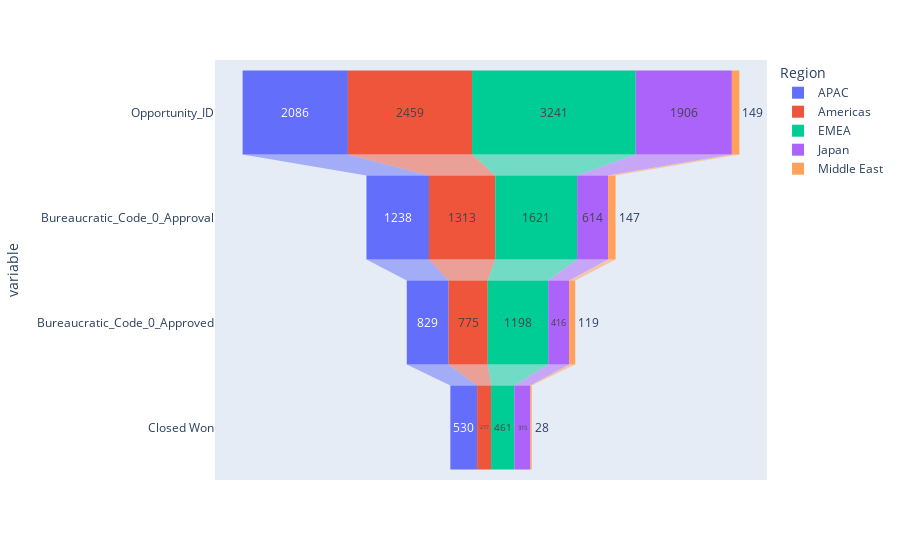

The notebook cell this image was saved under:
### Code cell
px.funnel(df_bin_b, x='value', y='variable', color='Region')

### Figure 1 — Plotly figure (JSON) as saved in the notebook; plotly's stock layout.template omitted (floating-point values rounded to 4 significant figures)
{"data": [{"hovertemplate": "Region=APAC<br>value=%{x}<br>variable=%{y}<extra></extra>", "legendgroup": "APAC", "marker": {"color": "#636efa"}, "name": "APAC", "orientation": "h", "showlegend": true, "type": "funnel", "x": [2086, 1238, 829, 530], "xaxis": "x", "y": ["Opportunity_ID", "Bureaucratic_Code_0_Approval", "Bureaucratic_Code_0_Approved", "Closed Won"], "yaxis": "y"}, {"hovertemplate": "Region=Americas<br>value=%{x}<br>variable=%{y}<extra></extra>", "legendgroup": "Americas", "marker": {"color": "#EF553B"}, "name": "Americas", "orientation": "h", "showlegend": true, "type": "funnel", "x": [2459, 1313, 775, 277], "xaxis": "x", "y": ["Opportunity_ID", "Bureaucratic_Code_0_Approval", "Bureaucratic_Code_0_Approved", "Closed Won"], "yaxis": "y"}, {"hovertemplate": "Region=EMEA<br>value=%{x}<br>variable=%{y}<extra></extra>", "legendgroup": "EMEA", "marker": {"color": "#00cc96"}, "name": "EMEA", "orientation": "h", "showlegend": true, "type": "funnel", "x": [3241, 1621, 1198, 461], "xaxis": "x", "y": ["Opportunity_ID", "Bureaucratic_Code_0_Approval", "Bureaucratic_Code_0_Approved", "Closed Won"], "yaxis": "y"}, {"hovertemplate": "Region=Japan<br>value=%{x}<br>variable=%{y}<extra></extra>", "legendgroup": "Japan", "marker": {"color": "#ab63fa"}, "name": "Japan", "orientation": "h", "showlegend": true, "type": "funnel", "x": [1906, 614, 416, 315], "xaxis": "x", "y": ["Opportunity_ID", "Bureaucratic_Code_0_Approval", "Bureaucratic_Code_0_Approved", "Closed Won"], "yaxis": "y"}, {"hovertemplate": "Region=Middle East<br>value=%{x}<br>variable=%{y}<extra></extra>", "legendgroup": "Middle East", "marker": {"color": "#FFA15A"}, "name": "Middle East", "orientation": "h", "showlegend": true, "type": "funnel", "x": [149, 147, 119, 28], "xaxis": "x", "y": ["Opportunity_ID", "Bureaucratic_Code_0_Approval", "Bureaucratic_Code_0_Approved", "Closed Won"], "yaxis": "y"}], "layout": {"legend": {"title": {"text": "Region"}, "tracegroupgap": 0}, "margin": {"t": 60}, "xaxis": {"anchor": "y", "domain": [0, 1], "title": {"text": "value"}}, "yaxis": {"anchor": "x", "domain": [0, 1], "title": {"text": "variable"}}}}
